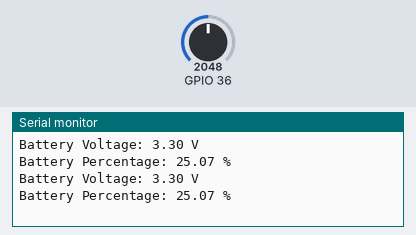
A sketch run on a simulated ESP32. On the bench: the last lines printed to the serial monitor. The inputs (shaded band) are chosen by the test bench; at power-on: GPIO 36 = 2048.

Above: at 5.8 s.
5.9 s: GPIO 36 set to 2866
At 10.4 s:
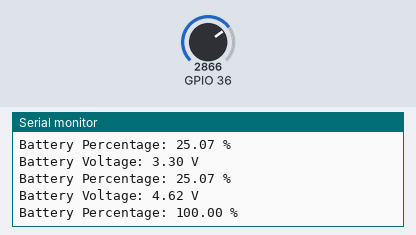
11.9 s: GPIO 36 set to 3603
At 15.4 s:
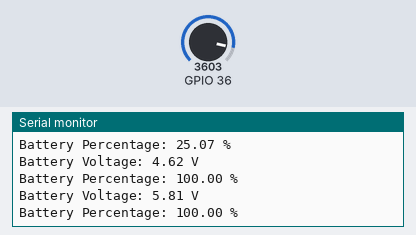
Timing chart, 0 to 16.9 s (numbered marks = the images above; inputs shaded):
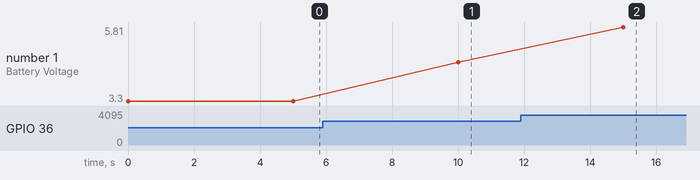

The sketch:

Read_SoundSensor.ino
```cpp
#include <driver/adc.h>

// Define the ADC pin where the battery is connected
#define BATTERY_ADC_PIN ADC1_CHANNEL_0  // GPIO36 for example

// Define the reference voltage and the maximum ADC value
#define REF_VOLTAGE 3.3
#define ADC_MAX 4095

// Voltage divider resistors values
#define R1 10000  // 10k ohms
#define R2 10000  // 10k ohms

float readBatteryVoltage() {
  // Read the ADC value
  int adcValue = adc1_get_raw(BATTERY_ADC_PIN);

  // Convert ADC value to voltage
  float voltage = (adcValue * REF_VOLTAGE) / ADC_MAX;

  // Adjust for voltage divider
  voltage = voltage * (R1 + R2) / R2;

  return voltage;
}

float getBatteryPercentage(float voltage) {
  // Assuming a LiPo battery with a voltage range of 3.0V (0%) to 4.2V (100%)
  float percentage = (voltage - 3.0) / (4.2 - 3.0) * 100.0;

  // Ensure percentage is within 0-100%
  percentage = max(0.0, min(100.0, percentage));

  return percentage;
}

void setup() {
  Serial.begin(115200);

  // Initialize ADC
  adc1_config_width(ADC_WIDTH_BIT_12);
  adc1_config_channel_atten(BATTERY_ADC_PIN, ADC_ATTEN_DB_11);
}

void loop() {
  float voltage = readBatteryVoltage();
  float percentage = getBatteryPercentage(voltage);

  Serial.print("Battery Voltage: ");
  Serial.print(voltage);
  Serial.println(" V");

  Serial.print("Battery Percentage: ");
  Serial.print(percentage);
  Serial.println(" %");

  delay(5000); // Read every 5 seconds
}
```

Measured:
- after the input at 5.9 s, the serial monitor: prints a new line after 4.1 s (image 1)
- after the input at 11.9 s, the serial monitor: prints a new line after 3.1 s (image 2)
- plotted number 1: 3.3 → 4.62 after the input at 5.9 s, 4.62 → 5.81 after the input at 11.9 s
